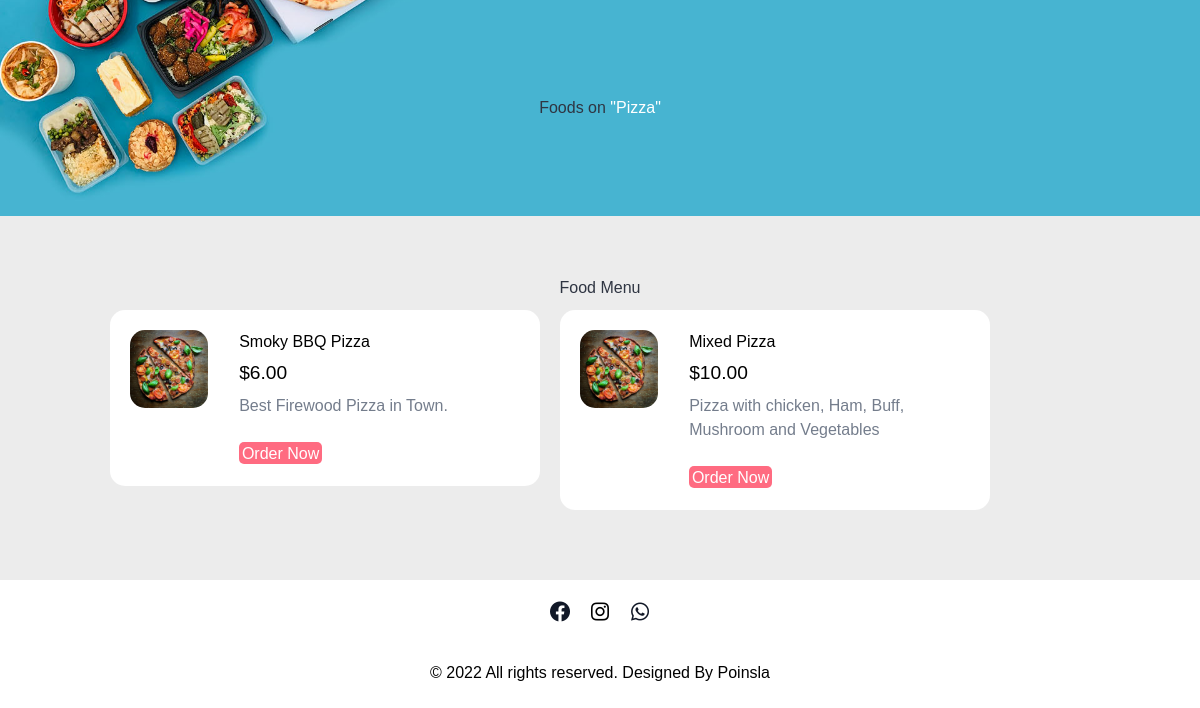
Before: /category-foods.php?category_id=4 with the older database file.
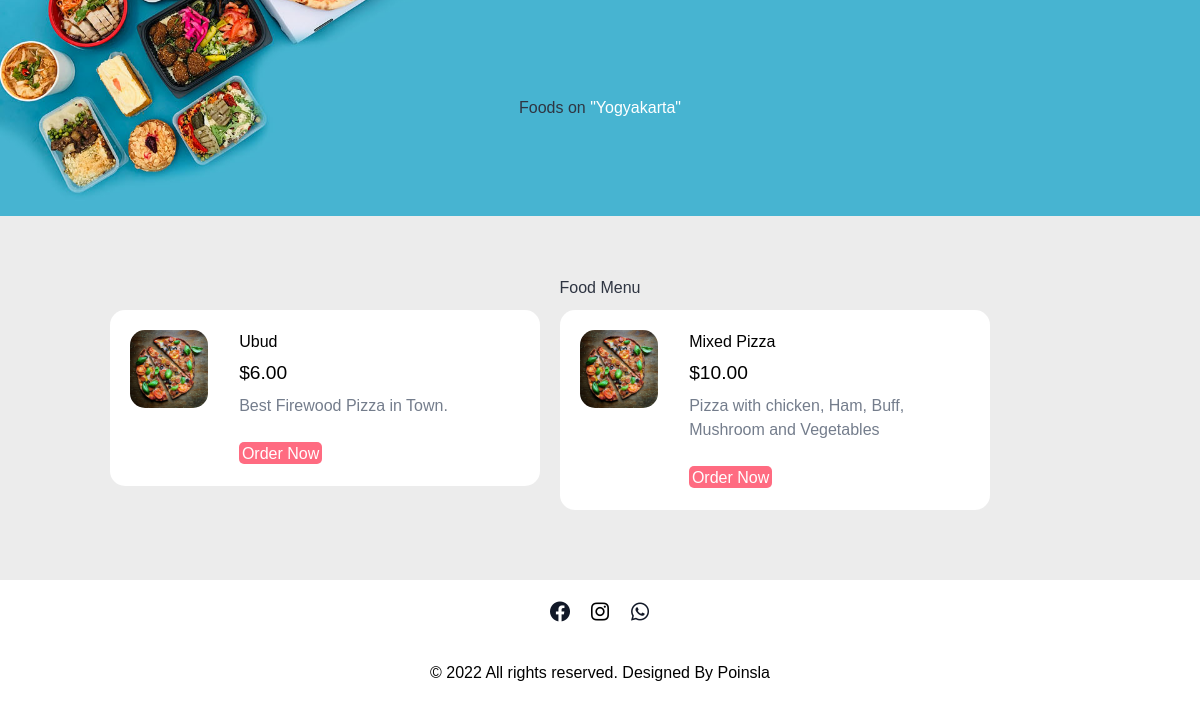
After: the same page with the newer database file.
### tables this page shows
CREATE TABLE `tbl_category` (
  `id` int(10) UNSIGNED NOT NULL,
  `title` varchar(100) NOT NULL,
  `image_name` varchar(255) NOT NULL,
  `featured` varchar(10) NOT NULL,
  `active` varchar(10) NOT NULL
);

CREATE TABLE `tbl_food` (
  `id` int(10) UNSIGNED NOT NULL,
  `category_id` int(10) UNSIGNED NOT NULL,
  `title` varchar(100) NOT NULL,
  `description` text NOT NULL,
  `price` decimal(10,2) NOT NULL,
  `image_name` varchar(255) NOT NULL,
  `featured` varchar(10) NOT NULL,
  `active` varchar(10) NOT NULL
);

### category-foods.php (the view, shortened to what this page needs)
<?php include('partials-front/header.php'); ?>
<?php
if (isset($_GET['category_id'])) {
    $category_id = $_GET['category_id'];
    $sql = "SELECT title FROM tbl_category WHERE id=$category_id";
    $res = mysqli_query($conn, $sql);
    $row = mysqli_fetch_assoc($res);
    $category_title = $row['title'];
} else {
    header('location:' . SITEURL);
}
?>
<section class="food-search text-center">
    <div class="container">
        <h2>Foods on <a href="#" class="text-white">"<?php echo $category_title; ?>"</a></h2>
    </div>
</section>
<section class="food-menu">
    <div class="container">
        <h2 class="text-center">Food Menu</h2>
        <?php
        $sql2 = "SELECT * FROM tbl_food WHERE category_id=$category_id";
        $res2 = mysqli_query($conn, $sql2);
        $count2 = mysqli_num_rows($res2);
        if ($count2 > 0) {
            while ($row2 = mysqli_fetch_assoc($res2)) {
                $id = $row2['id'];
                $title = $row2['title'];
                $price = $row2['price'];
                $description = $row2['description'];
                $image_name = $row2['image_name'];
        ?>
                <div class="food-menu-box">
                    <div class="food-menu-img">
                        <?php
                        if ($image_name == "") {
                            echo "<div class='error'>Image not Available.</div>";
                        } else {
                        ?>
                            <img src="<?php echo SITEURL; ?>images/food/<?php echo $image_name; ?>" alt="Chicke Hawain Pizza" class="img-responsive img-curve">
                        <?php
                        }
                        ?>
                    </div>
                    <div class="food-menu-desc">
                        <h4><?php echo $title; ?></h4>
                        <p class="food-price">$<?php echo $price; ?></p>
                        <p class="food-detail">
                            <?php echo $description; ?>
                        </p>
                        <br>
                        <a href="<?php echo SITEURL; ?>order.php?food_id=<?php echo $id; ?>" class="btn btn-primary">Order Now</a>
                    </div>
                </div>
        <?php
            }
        } else {
            echo "<div class='error'>Food not Available.</div>";
        }
        ?>
    </div>
</section>
<?php include('partials-front/footer.php'); ?>

Changed rows visible on the page:
changed tbl_category: title "Pizza" → "Yogyakarta"
changed tbl_food "Best Firewood Pizza in Town.": title "Smoky BBQ Pizza" → "Ubud"
